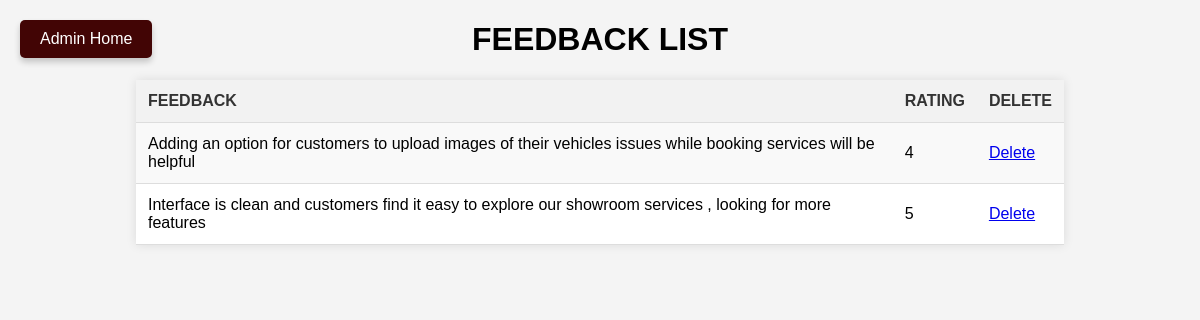
/feedbacklist/, run on the app's committed database.
### CB_TARS/models.py (models this page shows, shortened)
class feedback(models.Model):
    RATING_CHOICES = [
        (1, '1'),
        (2, '2'),
        (3, '3'),
        (4, '4'),
        (5, '5'),
    ]
    feedback_text = models.TextField()
    rating = models.IntegerField(choices=RATING_CHOICES)
    create_at = models.DateTimeField(auto_now_add=True)

### CB_TARS/views.py (the view)
# urls.py: path('feedbacklist/',views.feedbacklist,name='feedbacklist'),
def feedbacklist(request):
    u=feedback.objects.all()
    return render(request,'feedbacklist.html',{'feedback':u})

### CB_TARS/templates/feedbacklist.html (shortened to what this page needs)
<!DOCTYPE html>
<html>
<head>
</head>
<body>
    <a href="/adminindex/" class="admin-index-btn">Admin Home</a>
    <h1>FEEDBACK LIST</h1>
    <table>
        <tr>
            <th>FEEDBACK</th>
            <th>RATING</th>
            <th>DELETE</th>
        </tr>
        {% for u in feedback %}
        <tr>
            <td>{{ u.feedback_text }}</td>
            <td>{{ u.rating }}</td>
            <td><a href="/delfeedback/{{ u.id }}">Delete</a></td>
        </tr>
        {% endfor %}
    </table>
</body>
</html>

### CB_TARS/templates/feedbacklist.html (style rules this page uses)
body { font-family: Arial, sans-serif; margin: 20px; background-color: #f4f4f4; }
h1 { text-align: center; color: #000000; }
table { width: 80%; margin: 0 auto; border-collapse: collapse; background-color: #fff; box-shadow: 0 0 10px rgba(0, 0, 0, 0.1); }
th, td { padding: 12px; text-align: left; border-bottom: 1px solid #ddd; }
th { background-color: #f2f2f2; color: #333; }
tr:nth-child(even) { background-color: #f9f9f9; }
td { color: #000000; }
.admin-index-btn { position: absolute; top: 20px; left: 20px; padding: 10px 20px; background-color: #420505; color: white; font-size: 16px; text-decoration: none; border-radius: 5px; box-shadow: 0 4px 6px rgba(0, 0, 0, 0.2); }

### data on the page
feedback: feedback_text "Adding an option for customers to upload images of their vehicles issues while booking services will be helpful", rating "4"
feedback: feedback_text "Interface is clean and customers find it easy to explore our showroom services , looking for more features", rating "5"
